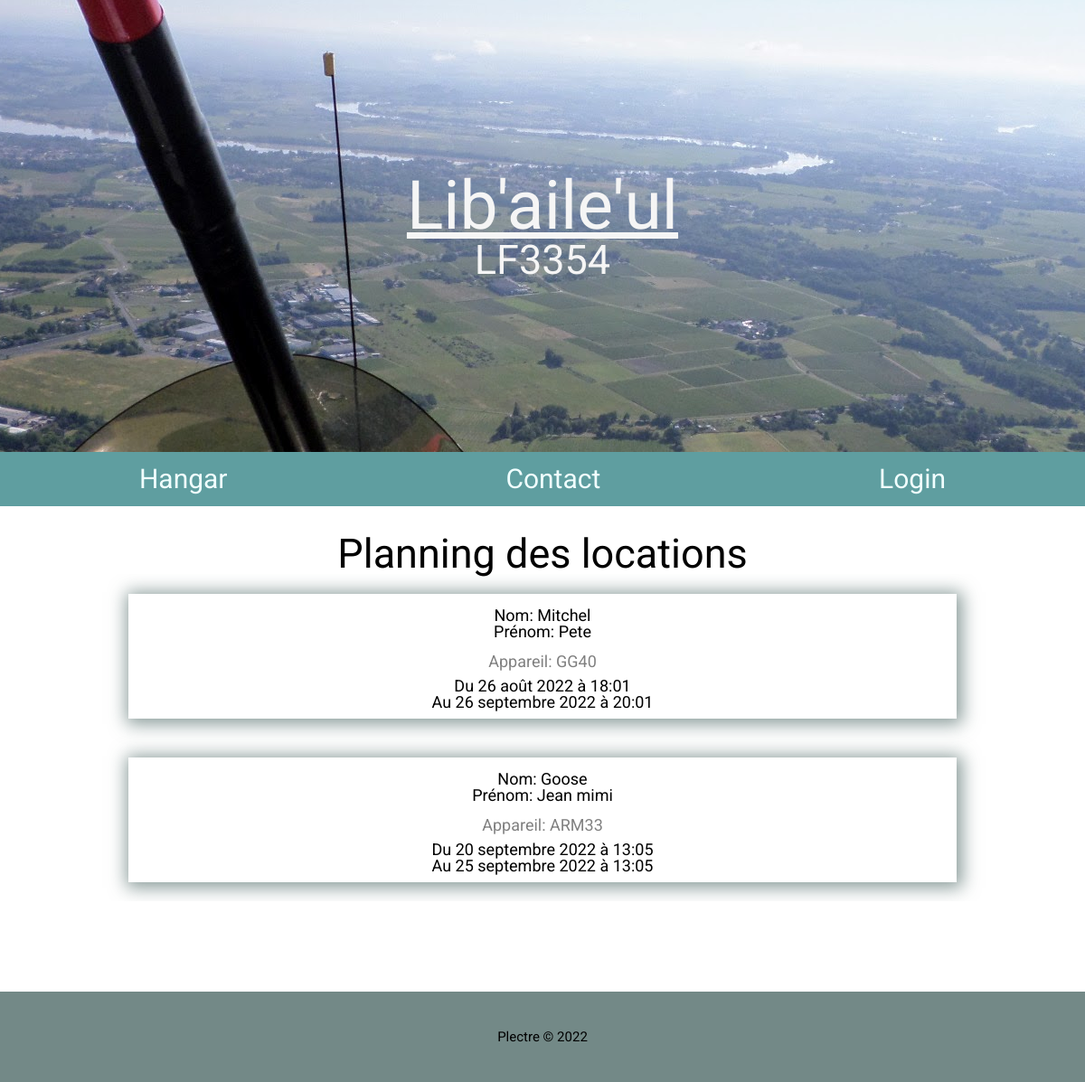
/location/, run on the app's committed database.
### location/models.py (models this page shows)
class Location(models.Model):
    nom = models.CharField(max_length=50, blank=False)
    prenom = models.CharField(max_length=50, blank=False, default="")
    machine = models.CharField(max_length=50, blank=False)
    start = models.DateTimeField(default=timezone.now, blank=False)
    end = models.DateTimeField(default=timezone.now, blank=False)
    def __str__(self):
        return self.nom

### location/views.py (the view)
# urls.py: path('', views.index, name='index'),
def index(request):
    location = Location
    locations = location.objects.all()
    les_locations = hide_past_dates(locations)
    context = {
            'locations': les_locations,
        }
    return render(request, 'location/index.html', context)

### location/views.py (called while the page is built)
def hide_past_dates(locs):
    locations = []
    for loc in locs:
        if datetime.date.today() > loc.end.date():
            pass
        else:
            locations.append(loc)
            print (locations)
    return locations

### location/templates/location/index.html (shortened to what this page needs)
{% extends 'hangar/base.html' %}
{% block content %}
<H1 style="text-align:center; font-size: 45px;">Planning des locations</H1>
<div class="main-content">
<div class="location-content">
    {% if locations %}
        {% for loc in locations %}
        <div class="location-items">
                <div class="card-body">
                <h5 class="card-title">Nom: {{ loc.nom }} <br /> Prénom: {{ loc.prenom }}</h5>
                <h6 class="card-subtitle">Appareil: {{ loc.machine }}</h6>
                <p class="card-text">Du {{ loc.start.date }} à {{ loc.start.time }}<br />
                    Au {{ loc.end.date }} à {{ loc.end.time }}</p>
                </div>
        </div>
        {% endfor %}
    {% else %}
        <h4>Pas de locations en cours !</h4>
    {% endif %}
</div>
</div>
{% endblock %}

### static/css/main.css (style rules this page uses)
html, body, div, span, applet, object, iframe, h1, h2, h3, h4, h5, h6, p, blockquote, pre, a, abbr, acronym, address, big, cite, code, del, dfn, em, img, ins, kbd, q, s, samp, small, strike, strong, sub, sup, tt, var, b, u, i, center, dl, dt, dd, ol, ul, li, fieldset, form, label, legend, table, caption, tbody, tfoot, thead, tr, th, td, article, aside, canvas, details, embed, figure, figcaption, footer, header, hgroup, menu, nav, output, ruby, section, summary, time, mark, audio, video { margin: 0; padding: 0; border: 0; font-size: 100%; font: inherit; vertical-align: baseline; }
body { line-height: 1; }
:root { font-size: 15px; font-family: 'Roboto', sans-serif; }
* { margin: 0; padding: 0; box-sizing: border-box; }
.main-content { display: flex; flex-direction: column; width: 80vw; margin: auto; overflow: hidden; }
.card-title { padding-top: 1rem; padding-bottom: 1rem; font-size: 1em; }
.card-body { width: 100vw; text-align: center; padding-bottom: 0.5em; box-shadow: 2px 2px 1em 0.2em rgb(107 130 128 / 80%); }
.card-subtitle { font-size: 1em; color: gray; padding-bottom: 0.5em; }
.location-content { display: flex; align-items: center; flex-direction: column; }
.location-items { display: flex; padding: 1.2em; font-size: 1.2rem; width: 80vw; }
@media only screen and (min-width: 800px) { .main-content { width: 95vw; } }

### data on the page
Location: nom "Mitchel", prenom "Pete", machine "GG40", start "26 août 2022", start.time "18:01", end "26 septembre 2022", end.time "20:01"
Location: nom "Goose", prenom "Jean mimi", machine "ARM33", start "20 septembre 2022", start.time "13:05", end "25 septembre 2022", end.time "13:05"
